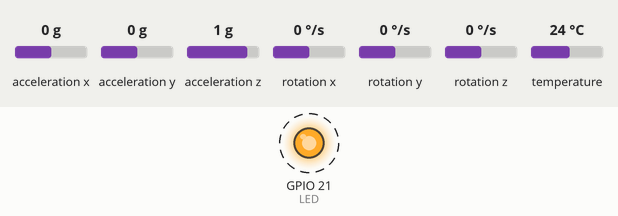
The sketch below on a simulated ESP32-S3. Parts: output pins drawn as LEDs (lit = HIGH). Dashed ring = blinking. Inputs (shaded band) come from the test bench; at power-on: acceleration x 0 g, acceleration y 0 g, acceleration z 1 g, rotation x 0 °/s, rotation y 0 °/s, rotation z 0 °/s, temperature 24 °C. No CAN messages arrive unless stated; what the sketch prints to the serial monitor is not drawn.

Above: at 3.6 s.
Timing chart, 0 to 6.4 s (numbered marks = the images above):
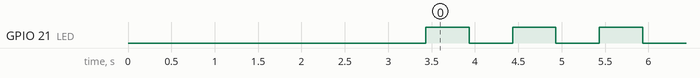

Measured:
- by itself, GPIO 21 (LED): alternates HIGH for 0.50 s and LOW for 0.50 s

The sketch:

Master_v1_2_2.ino
```cpp
// =============================================================================
// 1. MASTER BOARD CODE (ESP32-S3 | ID: 0x100 | TX: GPIO 48, RX: GPIO 47)
// =============================================================================
#include <Arduino.h>
#include "driver/twai.h"
#include <Adafruit_MPU6050.h>
#include <Adafruit_Sensor.h>
#include <Wire.h>

#define LED 21
#define CAN_TX_PIN 48
#define CAN_RX_PIN 47

//      MPU6050
#define SDA 38
#define SCL 39

Adafruit_MPU6050 mpu;

// --- Physical Robot Parameters ---
const float WHEEL_RADIUS = 0.065; // 65mm radius in meters
const float WHEEL_BASE   = 0.305; // 30.5cm track width in meters

// --- Global Telemetry & Sensor States ---
float base_left_rpm  = 0.0;
float base_right_rpm = 0.0;
float v_left_mps     = 0.0;
float v_right_mps    = 0.0;
float v_robot_linear = 0.0;

// Raw Gyro readings
float gyro_raw_x = 0.0;
float gyro_raw_y = 0.0;
float gyro_raw_z = 0.0;

// --- IMU Calibration Offsets (Accel & Gyro) ---
float offsetX = 0.0, offsetY = 0.0, offsetZ = 0.0;
float offsetGyroX = 0.0, offsetGyroY = 0.0, offsetGyroZ = 0.0;

// --- IMU print interval ---
unsigned long lastMpuPrintTime = 0;
const int mpuPrintInterval = 200; // 5 Hz (Non-blocking replacement for delay(200))

unsigned long lastDebugPrintTime = 0;
const int debugPrintInterval = 200; // 5 Hz

// ====================  Frame ID Central ====================

#define MASTER_BOARD_ID 0x100
#define ARM_BOARD_ID    0x200
#define BASE_BOARD_ID   0x300


// Motor IDs to ignore
#define MOTOR_NODE_TX   0x601
#define MOTOR_NODE_RX   0x581

unsigned long lastTransmitTime = 0;
const int transmitInterval = 50;

unsigned long lastBlinkTime = 0;
const int blinkInterval = 500;
bool ledState = LOW;


// =============================================================================
// FUNCTION 1: Calibrate Both Accelerometer and Gyroscope
// =============================================================================
void calibrateMPU() {
  Serial.println(">> Calibrating IMU... Keep robot flat and still!");
  const int samples = 200;
  float sumAccX = 0, sumAccY = 0, sumAccZ = 0;
  float sumGyrX = 0, sumGyrY = 0, sumGyrZ = 0;

  for (int i = 0; i < samples; i++) {
    sensors_event_t a, g, temp;
    mpu.getEvent(&a, &g, &temp);

    sumAccX += a.acceleration.x;
    sumAccY += a.acceleration.y;
    sumAccZ += a.acceleration.z;

    sumGyrX += g.gyro.x;
    sumGyrY += g.gyro.y;
    sumGyrZ += g.gyro.z;
    delay(5);
  }

  // Accelerometer biases (preserving 1g on Z)
  offsetX = sumAccX / samples;
  offsetY = sumAccY / samples;
  offsetZ = (sumAccZ / samples) - 9.80665;

  // Gyroscope zero-rate offsets
  offsetGyroX = sumGyrX / samples;
  offsetGyroY = sumGyrY / samples;
  offsetGyroZ = sumGyrZ / samples;

  Serial.printf(">> IMU Calibrated! Accel Bias: [%.2f, %.2f, %.2f] | Gyro Bias: [%.4f, %.4f, %.4f]\n",
                offsetX, offsetY, offsetZ, offsetGyroX, offsetGyroY, offsetGyroZ);
}

// =============================================================================
// FUNCTION 2: Convert Received RPM to Linear Velocity (m/s)
// =============================================================================
void rpmToLinearVel(float leftRPM, float rightRPM, float &vLeft, float &vRight, float &vLinear) {
  // v = (RPM * 2 * PI / 60) * r
  vLeft   = (leftRPM  * 2.0f * M_PI / 60.0f) * WHEEL_RADIUS;
  vRight  = (rightRPM * 2.0f * M_PI / 60.0f) * WHEEL_RADIUS;
  vLinear = (vRight + vLeft) / 2.0f;
}

// =============================================================================
// FUNCTION 3: Print Linear Velocity & Raw Gyro XYZ
// =============================================================================
void printTelemetryAndRawGyro() {
  // Read current raw IMU state
  sensors_event_t a, g, temp;
  mpu.getEvent(&a, &g, &temp);

  gyro_raw_x = g.gyro.x;
  gyro_raw_y = g.gyro.y;
  gyro_raw_z = g.gyro.z;

  // Print Formatted Debug Output
  Serial.printf("Vel [m/s] -> L: %+.3f | R: %+.3f | Center: %+.3f  ||  Raw Gyro [rad/s] -> X: %+.3f | Y: %+.3f | Z: %+.3f\n",
                v_left_mps,
                v_right_mps,
                v_robot_linear,
                gyro_raw_x,
                gyro_raw_y,
                gyro_raw_z);
}

/*                         debug imu
// =============================================================================
// FUNCTION: Read & Print MPU6050 IMU Data
// =============================================================================
void readAndPrintMPU() {
  sensors_event_t a, g, temp;
  mpu.getEvent(&a, &g, &temp);

  // Apply calibration subtraction
  float lin_accel_x = a.acceleration.x - offsetX;
  float lin_accel_y = a.acceleration.y - offsetY;
  float lin_accel_z = a.acceleration.z - 9.80665 - offsetZ;

  // Print Calibrated Linear Accelerometer Data (m/s^2)
  Serial.print("Linear Accel [m/s^2] -> X: ");
  Serial.print(lin_accel_x, 2);
  Serial.print(" | Y: ");
  Serial.print(lin_accel_y, 2);
  Serial.print(" | Z: ");
  Serial.print(lin_accel_z, 2);

  // Print Gyroscope Data (rad/s)
  Serial.print("  ||  Gyro [rad/s] -> X: ");
  Serial.print(g.gyro.x, 2);
  Serial.print(" | Y: ");
  Serial.print(g.gyro.y, 2);
  Serial.print(" | Z: ");
  Serial.print(g.gyro.z, 2);

  // Print Temperature (deg C)
  Serial.print("  ||  Temp: ");
  Serial.print(temp.temperature, 1);
  Serial.println(" °C");
}
*/
void initCAN() {
  twai_general_config_t g_config = TWAI_GENERAL_CONFIG_DEFAULT((gpio_num_t)CAN_TX_PIN, (gpio_num_t)CAN_RX_PIN, TWAI_MODE_NORMAL);
  g_config.alerts_enabled = TWAI_ALERT_BUS_OFF | TWAI_ALERT_BUS_RECOVERED;

  twai_timing_config_t t_config = TWAI_TIMING_CONFIG_500KBITS();
  twai_filter_config_t f_config = TWAI_FILTER_CONFIG_ACCEPT_ALL();

  if (twai_driver_install(&g_config, &t_config, &f_config) != ESP_OK) {
    Serial.println("System: Failed to install CAN driver");
    while (1);
  }

  if (twai_start() != ESP_OK) {
    Serial.println("System: Failed to start CAN driver");
    while (1);
  }

  Serial.println("System: Master CAN Running at 500kbps.");
}

void setup() {
  Serial.begin(115200);
  while (!Serial) {
    delay(10); // Wait for native USB serial (especially on ESP32-S3)
  }

  Serial.println("Initializing MPU6050...");
  Wire.begin(SDA, SCL);

  // Initialize the sensor (default I2C address is 0x68)
  if (!mpu.begin()) {
    Serial.println("Failed to find MPU6050 chip! Check wiring.");
    while (1) {
      delay(10);
    }
  }
  Serial.println("MPU6050 Found!");

  // Configure sensor ranges & filter bandwidth
  mpu.setAccelerometerRange(MPU6050_RANGE_8_G);     // Options: 2_G, 4_G, 8_G, 16_G
  mpu.setGyroRange(MPU6050_RANGE_500_DEG);          // Options: 250, 500, 1000, 2000 DEG
  mpu.setFilterBandwidth(MPU6050_BAND_21_HZ);       // Low-pass filter

  // Run calibration right after sensor init while robot is still
  calibrateMPU();

  delay(1980);

  pinMode(LED, OUTPUT);

  Serial.println("\n=====================================");
  Serial.println("   Master Board 3-Node CAN Network   ");
  Serial.println("=====================================");

  initCAN();
}

void loop() {
  // 1. Heartbeat LED
  if (millis() - lastBlinkTime >= blinkInterval) {
    lastBlinkTime = millis();
    ledState = !ledState;
    digitalWrite(LED, ledState);
  }

  // 2. Bus-Off Check & Auto-Recovery
  twai_status_info_t status;
  twai_get_status_info(&status);
  if (status.state == TWAI_STATE_BUS_OFF) {
    Serial.println(">> Warning: Bus-Off! Initiating recovery...");
    twai_initiate_recovery();
    delay(50);
    twai_start();
    Serial.println(">> Bus recovered.");
  }

// 3. Receive Packets from Arm or Base (Read ALL available frames in queue)
  twai_message_t rx_msg;
  while (twai_receive(&rx_msg, 0) == ESP_OK) {
    if (rx_msg.identifier == MOTOR_NODE_TX || rx_msg.identifier == MOTOR_NODE_RX) {
      // Silently ignore motor communications
    } else if (rx_msg.identifier == ARM_BOARD_ID) {
      /*       Arm
      Serial.print(">> [RX FROM ARM  (0x200)] Data: ");
      for (int i = 0; i < rx_msg.data_length_code; i++) {
        Serial.printf("%02X ", rx_msg.data[i]);
      }
      Serial.println();
      */
    } else if (rx_msg.identifier == BASE_BOARD_ID) {
      // Explicit signed int16_t cast restores negative signs correctly
      int16_t raw_left  = (int16_t)((rx_msg.data[1] << 8) | rx_msg.data[0]);
      int16_t raw_right = (int16_t)((rx_msg.data[3] << 8) | rx_msg.data[2]);

      float base_left_rpm  = raw_left / 10.0f;
      float base_right_rpm = raw_right / 10.0f;
      /*             debug
      Serial.printf("[RX FROM BASE  (0x300)] Left: %.1f RPM | Right: %.1f RPM\n", base_left_rpm, base_right_rpm);
      */
      // Convert RPM to linear m/s
      rpmToLinearVel(base_left_rpm, base_right_rpm, v_left_mps, v_right_mps, v_robot_linear);
    } else {
      Serial.printf(">> [RX UNKNOWN  (0x%03X)] Data: ", rx_msg.identifier);
      for (int i = 0; i < rx_msg.data_length_code; i++) {
        Serial.printf("%02X ", rx_msg.data[i]);
      }
      Serial.println();
    }
  }

  // 4. Transmit Periodic Frame to Bus
  if (millis() - lastTransmitTime > transmitInterval) {
    if (status.state == TWAI_STATE_RUNNING) {
      static uint8_t counter = 0;

      twai_message_t tx_msg = {0};
      tx_msg.identifier = MASTER_BOARD_ID;
      tx_msg.extd = 0;
      tx_msg.rtr = 0;
      tx_msg.data_length_code = 4;

      tx_msg.data[0] = 0xAA;
      tx_msg.data[1] = 0x55;
      tx_msg.data[2] = 0x01;
      tx_msg.data[3] = counter++;

      esp_err_t res = twai_transmit(&tx_msg, pdMS_TO_TICKS(2));
      /*                debug
      Serial.printf("[TX MASTER: %s] | State: %d | Bus_Errs: %u\n",
                    esp_err_to_name(res), status.state, status.bus_error_count);
      */
    }
    lastTransmitTime = millis();
  }
  /*
  // 5. Read MPU6050 Non-blocking (200ms / 5Hz)
  if (millis() - lastMpuPrintTime >= mpuPrintInterval) {
    readAndPrintMPU();
    lastMpuPrintTime = millis();
  }
  */
  // 5. Print Telemetry & Raw Gyro (200ms / 5Hz)
  if (millis() - lastDebugPrintTime >= debugPrintInterval) {
    printTelemetryAndRawGyro();
    lastDebugPrintTime = millis();
  }
}
```
